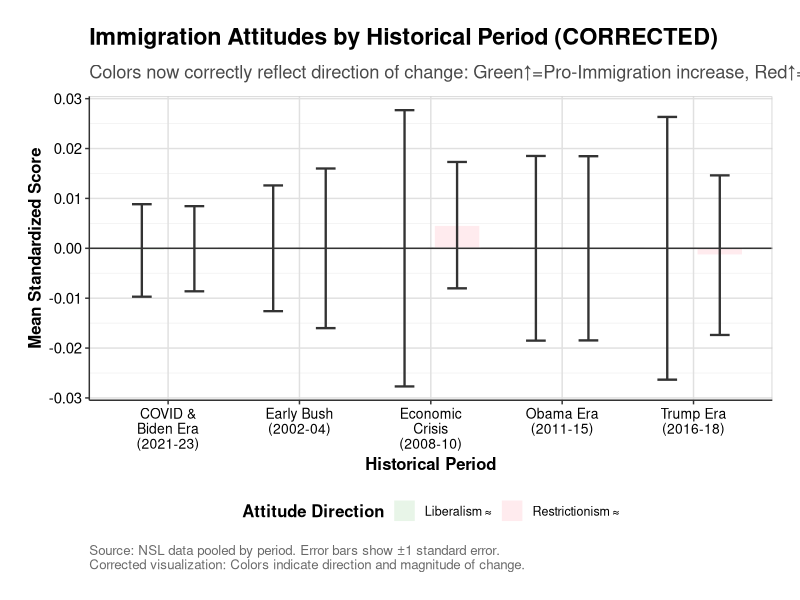
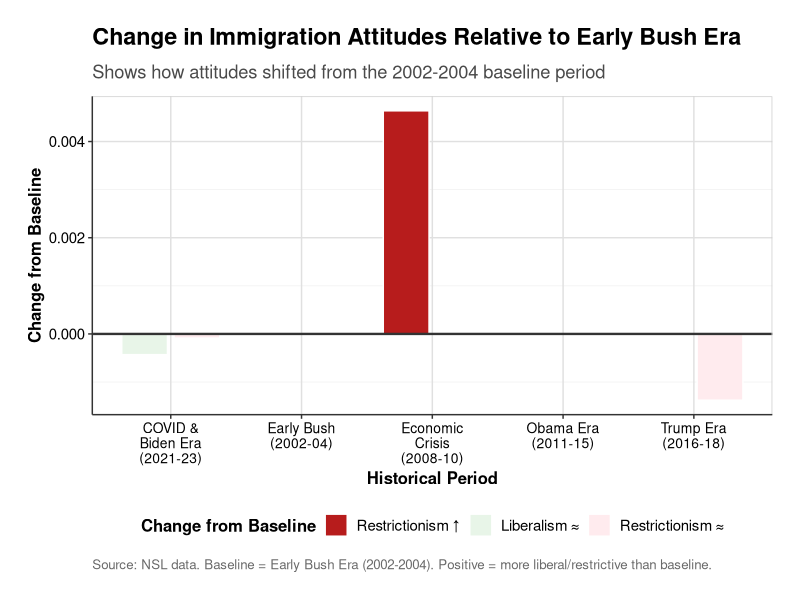

These figures' R source, in order:
# =============================================================================
# CORRECTED PERIOD EFFECTS VISUALIZATION v4.4
# =============================================================================
# Purpose: Fix the period effects visualization color coding
# Issue: Colors should reflect direction of change, not just attitude type
# =============================================================================

library(dplyr)
library(tidyr)
library(readr)
library(ggplot2)
library(scales)

# Define publication theme
theme_publication <- function(base_size = 12) {
  theme_minimal(base_size = base_size) +
  theme(
    plot.title = element_text(size = rel(1.4), face = "bold", 
                             color = "black", margin = margin(b = 10)),
    plot.subtitle = element_text(size = rel(1.1), color = "#4A4A4A", 
                                margin = margin(b = 10)),
    plot.caption = element_text(size = rel(0.8), color = "#6A6A6A", 
                               hjust = 0, margin = margin(t = 10)),
    axis.title = element_text(size = rel(1), face = "bold", color = "black"),
    axis.text = element_text(size = rel(0.9), color = "black"),
    axis.line = element_line(color = "#333333", size = 0.5),
    axis.ticks = element_line(color = "#333333", size = 0.5),
    legend.title = element_text(size = rel(1), face = "bold", color = "black"),
    legend.text = element_text(size = rel(0.9), color = "black"),
    legend.background = element_rect(fill = "white", color = NA),
    legend.key = element_rect(fill = "white", color = NA),
    legend.position = "bottom",
    panel.background = element_rect(fill = "white", color = NA),
    panel.grid.major = element_line(color = "#E0E0E0", size = 0.5),
    panel.grid.minor = element_line(color = "#F0F0F0", size = 0.25),
    panel.border = element_rect(fill = NA, color = "#CCCCCC", size = 0.5),
    strip.background = element_rect(fill = "#F5F5F5", color = "#CCCCCC"),
    strip.text = element_text(size = rel(1), face = "bold", color = "black"),
    plot.background = element_rect(fill = "white", color = NA),
    plot.margin = margin(20, 20, 20, 20)
  )
}

cat("=============================================================\n")
cat("CORRECTED PERIOD EFFECTS VISUALIZATION v4.4\n")
cat("Fixing color coding to reflect direction of change\n")
cat("=============================================================\n")

# Load data
period_effects <- read_csv("outputs/period_effects_v4_0.csv", show_col_types = FALSE)

# Prepare corrected period data
period_data <- period_effects %>%
  filter(!is.na(liberalism_mean), !is.na(restrictionism_mean)) %>%
  pivot_longer(
    cols = c(liberalism_mean, restrictionism_mean),
    names_to = "index_type",
    values_to = "value"
  ) %>%
  mutate(
    index_label = ifelse(index_type == "liberalism_mean",
                        "Liberalism", "Restrictionism"),
    se = ifelse(index_type == "liberalism_mean",
               liberalism_se, restrictionism_se),
    period_short = case_when(
      period == "Early Bush Era" ~ "Early Bush\n(2002-04)",
      period == "Immigration Debates" ~ "Immigration\nDebates\n(2006-07)",
      period == "Economic Crisis" ~ "Economic\nCrisis\n(2008-10)",
      period == "Obama Era" ~ "Obama Era\n(2011-15)",
      period == "Trump Era" ~ "Trump Era\n(2016-18)",
      period == "COVID & Biden Era" ~ "COVID &\nBiden Era\n(2021-23)"
    ),
    # NEW: Determine color based on direction AND magnitude
    value_direction = case_when(
      value > 0.005 ~ "Increase",
      value < -0.005 ~ "Decrease", 
      TRUE ~ "No Change"
    ),
    # NEW: Create combined label for color mapping
    color_category = paste(index_label, value_direction, sep = " - ")
  )

# Print diagnostic information
cat("\nPeriod Effects Data Summary:\n")
print(period_data %>% 
  select(period, index_label, value, value_direction, color_category) %>%
  arrange(period, index_label))

# Create corrected visualization
p_period_corrected <- period_data %>%
  ggplot(aes(x = period_short, y = value, fill = color_category)) +
  
  # Bars with dodging
  geom_bar(stat = "identity", position = position_dodge(width = 0.8), 
           width = 0.7, color = "white", size = 0.5) +
  
  # Error bars
  geom_errorbar(aes(ymin = value - se, ymax = value + se),
                position = position_dodge(width = 0.8),
                width = 0.3, size = 0.8, color = "#333333") +
  
  # Zero line
  geom_hline(yintercept = 0, linetype = "solid", color = "#333333", size = 0.5) +
  
  # NEW: Corrected color scale based on direction
  scale_fill_manual(
    values = c(
      "Liberalism - Increase" = "#2E7D32",      # Green for liberalism increase
      "Liberalism - Decrease" = "#81C784",      # Light green for liberalism decrease
      "Liberalism - No Change" = "#E8F5E8",     # Very light green for no change
      "Restrictionism - Increase" = "#C62828",  # Red for restrictionism increase  
      "Restrictionism - Decrease" = "#EF5350",  # Light red for restrictionism decrease
      "Restrictionism - No Change" = "#FFEBEE"  # Very light red for no change
    ),
    name = "Attitude Direction",
    labels = function(x) {
      case_when(
        x == "Liberalism - Increase" ~ "Liberalism ↑",
        x == "Liberalism - Decrease" ~ "Liberalism ↓", 
        x == "Liberalism - No Change" ~ "Liberalism ≈",
        x == "Restrictionism - Increase" ~ "Restrictionism ↑",
        x == "Restrictionism - Decrease" ~ "Restrictionism ↓",
        x == "Restrictionism - No Change" ~ "Restrictionism ≈",
        TRUE ~ x
      )
    }
  ) +
  
  # Labels
  labs(
    title = "Immigration Attitudes by Historical Period (CORRECTED)",
    subtitle = "Colors now correctly reflect direction of change: Green↑=Pro-Immigration increase, Red↑=Anti-Immigration increase",
    x = "Historical Period",
    y = "Mean Standardized Score",
    caption = "Source: NSL data pooled by period. Error bars show ±1 standard error.\nCorrected visualization: Colors indicate direction and magnitude of change."
  ) +
  
  theme_publication() +
  theme(
    axis.text.x = element_text(size = 10),
    legend.text = element_text(size = 9)
  )

# Save corrected visualization
ggsave("outputs/figure_v4_4_period_effects_CORRECTED.png", 
       p_period_corrected, width = 12, height = 8, dpi = 300, bg = "white")

cat("Created CORRECTED period effects visualization\n")

# =============================================================================
# ALTERNATIVE VERSION: Show change from baseline
# =============================================================================

cat("\nCreating alternative version showing change from baseline...\n")

# Calculate baseline (Early Bush Era) and changes
baseline_data <- period_effects %>%
  filter(period == "Early Bush Era") %>%
  select(liberalism_baseline = liberalism_mean, 
         restrictionism_baseline = restrictionism_mean)

period_change_data <- period_effects %>%
  filter(!is.na(liberalism_mean), !is.na(restrictionism_mean)) %>%
  cross_join(baseline_data) %>%
  mutate(
    liberalism_change = liberalism_mean - liberalism_baseline,
    restrictionism_change = restrictionism_mean - restrictionism_baseline
  ) %>%
  pivot_longer(
    cols = c(liberalism_change, restrictionism_change),
    names_to = "index_type",
    values_to = "change_value"
  ) %>%
  mutate(
    index_label = ifelse(index_type == "liberalism_change",
                        "Liberalism", "Restrictionism"),
    period_short = case_when(
      period == "Early Bush Era" ~ "Early Bush\n(2002-04)",
      period == "Immigration Debates" ~ "Immigration\nDebates\n(2006-07)",
      period == "Economic Crisis" ~ "Economic\nCrisis\n(2008-10)",
      period == "Obama Era" ~ "Obama Era\n(2011-15)",
      period == "Trump Era" ~ "Trump Era\n(2016-18)",
      period == "COVID & Biden Era" ~ "COVID &\nBiden Era\n(2021-23)"
    ),
    change_direction = case_when(
      change_value > 0.002 ~ "Increased",
      change_value < -0.002 ~ "Decreased",
      TRUE ~ "Unchanged"
    )
  )

p_period_change <- period_change_data %>%
  ggplot(aes(x = period_short, y = change_value, fill = interaction(index_label, change_direction))) +
  
  geom_bar(stat = "identity", position = position_dodge(width = 0.8), 
           width = 0.7, color = "white", size = 0.5) +
  
  geom_hline(yintercept = 0, linetype = "solid", color = "#333333", size = 0.8) +
  
  scale_fill_manual(
    values = c(
      "Liberalism.Increased" = "#1B5E20",     # Dark green
      "Liberalism.Decreased" = "#C8E6C9",     # Light green  
      "Liberalism.Unchanged" = "#E8F5E8",     # Very light green
      "Restrictionism.Increased" = "#B71C1C", # Dark red
      "Restrictionism.Decreased" = "#FFCDD2", # Light red
      "Restrictionism.Unchanged" = "#FFEBEE"  # Very light red
    ),
    name = "Change from Baseline",
    labels = c(
      "Liberalism.Increased" = "Liberalism ↑",
      "Liberalism.Decreased" = "Liberalism ↓",
      "Liberalism.Unchanged" = "Liberalism ≈",
      "Restrictionism.Increased" = "Restrictionism ↑", 
      "Restrictionism.Decreased" = "Restrictionism ↓",
      "Restrictionism.Unchanged" = "Restrictionism ≈"
    )
  ) +
  
  labs(
    title = "Change in Immigration Attitudes Relative to Early Bush Era",
    subtitle = "Shows how attitudes shifted from the 2002-2004 baseline period",
    x = "Historical Period",
    y = "Change from Baseline",
    caption = "Source: NSL data. Baseline = Early Bush Era (2002-2004). Positive = more liberal/restrictive than baseline."
  ) +
  
  theme_publication() +
  theme(axis.text.x = element_text(size = 10))

ggsave("outputs/figure_v4_4_period_effects_CHANGE_FROM_BASELINE.png", 
       p_period_change, width = 12, height = 8, dpi = 300, bg = "white")

cat("Created change from baseline visualization\n")

cat("\n=============================================================\n")
cat("CORRECTION COMPLETE\n")
cat("Files created:\n")
cat("- figure_v4_4_period_effects_CORRECTED.png\n")
cat("- figure_v4_4_period_effects_CHANGE_FROM_BASELINE.png\n")
cat("=============================================================\n")
